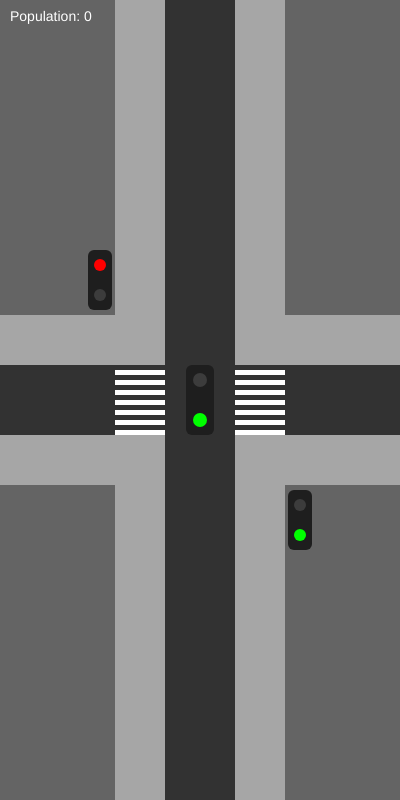
Frame 1 (no input)
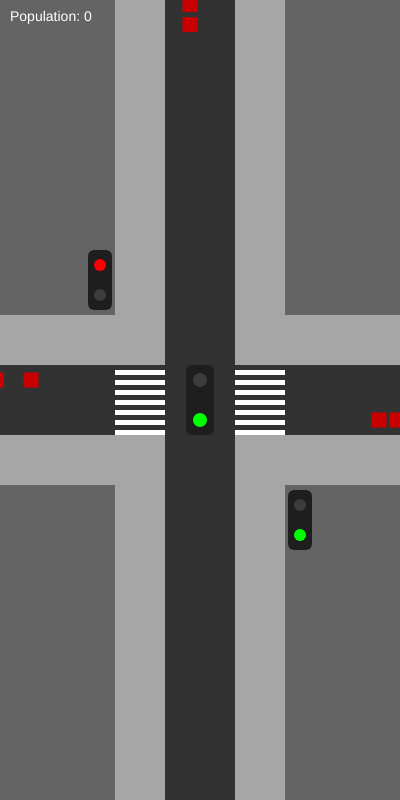
Frame 60 (no input)
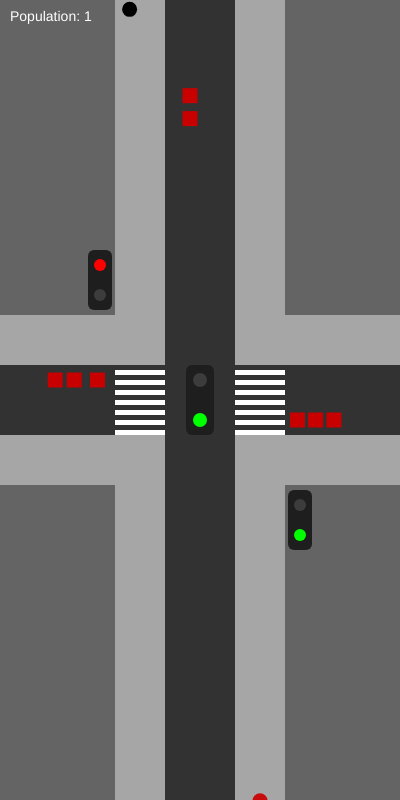
Frame 120 (the mouse pressed at the canvas centre since frame 60)

The p5.js sketch that drew these frames (run headless with seeded random() and noise() and a simulated clock; from frame 60 on, the mouse is pressed at the canvas centre):

// p5.js sketch
// ── sketch.js
let people = [];
let maxPeople = 60;
let spawnChance = 0.05;

let cars = [];
const NUM_CARS = 8;

let policeCar;

// curb lines
const Y_TOP_CURB = 355;
const Y_BOTTOM_CURB = 445;

// turning zone for people
const TURN_ZONE_TOP = 350;
const TURN_ZONE_BOTTOM = 450;

// intersection lanes for cars
const X_CENTER_LEFT   = 190;
const X_CENTER_RIGHT  = 210;
const Y_CENTER_TOP    = 380;
const Y_CENTER_BOTTOM = 420;

// stop lines for cars (before intersection)
const RIGHT_STOP_X = 105;
const LEFT_STOP_X  = 290;
const DOWN_STOP_Y  = 350;
const UP_STOP_Y    = 450;

function setup() {
  createCanvas(400, 800);

  // create several normal cars
  for (let i = 0; i < NUM_CARS; i++) {
    cars.push(new Car());
  }

  // create police car
  policeCar = new PoliceCar();
}

function draw() {
  background(100);
//
  policeCar.update();

  let baseIsGreen = (frameCount % 600) < 300;

  // final light states (police can override)
  let isGreen;
  let isRed;
  let verticalCarGreen;
  let horizontalCarGreen;

  if (policeCar.isOnDuty()) {
    isGreen = false;
    isRed = true;
    verticalCarGreen = false;
    horizontalCarGreen = false;
  } else {
    isGreen = baseIsGreen;
    isRed = !isGreen;
    verticalCarGreen = isGreen;
    horizontalCarGreen = !isGreen;
  }

  // sidewalks
  noStroke();
  fill(166,166,166);
  rect(115, 0, 50, 800);
  rect(235, 0, 50, 800);
  rect(0, 315, 400, 50);
  rect(0, 435, 400, 50);

  // roads
  fill(50);
  rect(165, 0, 70, 800);
  rect(0, 365, 400, 70);

  // crosswalks
  fill(255);
  for (let y = 370; y <= 430; y += 10) {
    rect(115, y, 50, 5);  // left
    rect(235, y, 50, 5);  // right
  }

  // traffic light people
  drawLightPeople(200, 400, isGreen);

  // car traffic lights:
  drawLightCar(100, 280, horizontalCarGreen); // horizontal
  drawLightCar(300, 520, verticalCarGreen);   // vertical

  // Spawning people over time
  if (people.length < maxPeople && random() < spawnChance) {
    people.push(new Person());
  }

  // update + draw people + count visible ones
  let visiblePopulation = 0;
  for (let p of people) {
    p.update(isRed);
    p.draw();

    if (p.x > 0 && p.x < width && p.y > 0 && p.y < height) {
      visiblePopulation++;
    }
  }

  // update + draw all normal cars
  for (let c of cars) {
    c.update(horizontalCarGreen, verticalCarGreen);
    c.draw();
  }

  // draw police car on top
  policeCar.draw();

  // population counter
  fill(255);
  noStroke();
  textSize(14);
  textAlign(LEFT, TOP);
  text("Population: " + visiblePopulation, 10, 10);
}

// Traffic light for people
function drawLightPeople(cx, cy, isGreen) {
  push();
  rectMode(CENTER);
  noStroke();
  fill(30);
  rect(cx, cy, 28, 70, 6);
  fill(isGreen ? 60 : color(255,0,0));
  circle(cx, cy - 20, 14);
  fill(isGreen ? color(0,255,0) : 60);
  circle(cx, cy + 20, 14);
  pop();
}

//Traffic light for cars
function drawLightCar(cx, cy, isGreen) {
  push();
  rectMode(CENTER);
  noStroke();
  fill(30);
  rect(cx, cy, 24, 60, 6);
  fill(isGreen ? 60 : color(255,0,0));
  circle(cx, cy - 15, 12);  // red
  fill(isGreen ? color(0,255,0) : 60);
  circle(cx, cy + 15, 12);  // green
  pop();
}

class Person {
  constructor() {
    if (random() < 0.5) {
      this.x = random(125, 155);
      this.isLeftLane = true;
    } else {
      this.x = random(252, 275);
      this.isLeftLane = false;
    }

    // direction: top-down or bottom-up
    if (random() < 0.5) {
      this.y  = -30;
      this.vy = random(0.5, 1.5);
    } else {
      this.y  = 830;
      this.vy = random(-1.5, -0.5);
    }

    this.vx = 0;

    // color: some are red
    this.isRedPerson = random() < 0.2; // 20% red
    if (this.isRedPerson) {
      this.color = color(200,10,10);
    } else {
      this.color = color(0);
    }

    this.ignoresRed = this.isRedPerson;

    this.size = 15;
    this.waiting = false;

    //turn in intersection
    this.willTurn = (random() < 0.30);
    this.hasTurned = false;
  }

  update(isRed) {
    // Turning logic inside intersection zone
    if (!this.hasTurned && this.willTurn &&
        this.y > TURN_ZONE_TOP && this.y < TURN_ZONE_BOTTOM) {

      let speed = max(0.5, abs(this.vy));
      if (this.isLeftLane) {
        this.vx = -speed;
      } else {
        this.vx = speed;
      }
      this.vy = 0;
      this.hasTurned = true;
      this.waiting = false;
    }

    // Curb stopping
    if (isRed && !this.hasTurned && !this.ignoresRed) {
      let inLeftLane  = (this.x >= 125 && this.x <= 155);
      let inRightLane = (this.x >= 252 && this.x <= 275);
      let inAnyLane   = inLeftLane || inRightLane;

      if (this.vy > 0 && inAnyLane && this.y < Y_TOP_CURB && this.y + this.vy >= Y_TOP_CURB) {
        this.y = Y_TOP_CURB;
        this.waiting = true;
      }

      if (this.vy < 0 && inAnyLane && this.y > Y_BOTTOM_CURB && this.y + this.vy <= Y_BOTTOM_CURB) {
        this.y = Y_BOTTOM_CURB;
        this.waiting = true;
      }
    }

    if (this.waiting && !isRed) {
      this.waiting = false;
    }

    if (!this.waiting) {
      this.x += this.vx;
      this.y += this.vy;
    }

    if (this.y < -30 || this.y > 830 || this.x < -50 || this.x > 450) {
      this.respawn();
    }
  }

  respawn() {
    if (random() < 0.5) {
      this.x = random(125, 155);
      this.isLeftLane = true;
    } else {
      this.x = random(252, 275);
      this.isLeftLane = false;
    }

    if (random() < 0.5) {
      this.y  = -30;
      this.vy = random(0.5, 1.5);
    } else {
      this.y  = 830;
      this.vy = random(-1.5, -0.5);
    }

    this.vx = 0;

    this.isRedPerson = random() < 0.2;
    if (this.isRedPerson) {
      this.color = color(200,10,10);
    } else {
      this.color = color(0);
    }
    this.ignoresRed = this.isRedPerson;

    this.waiting = false;
    this.willTurn = (random() < 0.10);
    this.hasTurned = false;
  }

  draw() {
    noStroke();
    fill(this.color);
    ellipse(this.x, this.y, this.size);
  }
}

class Car {
  constructor() {
    this.size = 15;
    this.width = this.size;
    this.height = this.size;

    this.x = 0;
    this.y = 0;
    this.vx = 0;
    this.vy = 0;
    this.dir = 'right';
    this.waiting = false;
    this.hasTurned = false;
    this.willTurn = false;

    this.blockedByAnyPerson = false;
    this.blockedByRedPerson = false;

    this.reset();
  }

  reset() {
    this.waiting = false;
    this.hasTurned = false;
    this.blockedByAnyPerson = false;
    this.blockedByRedPerson = false;

    let t = floor(random(4));
    let speed = random(1, 2.2);

    if (t === 0) {
      this.dir = 'right';
      this.y = Y_CENTER_TOP;
      this.x = -60 - random(100);
      this.vx = speed;
      this.vy = 0;
    } else if (t === 1) {
      this.dir = 'left';
      this.y = Y_CENTER_BOTTOM;
      this.x = width + 60 + random(100);
      this.vx = -speed;
      this.vy = 0;
    } else if (t === 2) {
      this.dir = 'down';
      this.x = X_CENTER_LEFT;
      this.y = -60 - random(100);
      this.vx = 0;
      this.vy = speed;
    } else {
      this.dir = 'up';
      this.x = X_CENTER_RIGHT;
      this.y = height + 60 + random(100);
      this.vx = 0;
      this.vy = -speed;
    }

    this.willTurn = (random() < 0.5);
  }

  isBlockedByCar() {
    const spacing = this.size + 4;
    let blocked = false;

    for (let other of cars) {
      if (other === this) continue;

      if (this.dir === 'right' && other.dir === 'right' &&
          abs(other.y - this.y) < 5 && other.x > this.x &&
          other.x - this.x < spacing) {
        blocked = true;
      }

      if (this.dir === 'left' && other.dir === 'left' &&
          abs(other.y - this.y) < 5 && other.x < this.x &&
          this.x - other.x < spacing) {
        blocked = true;
      }

      if (this.dir === 'down' && other.dir === 'down' &&
          abs(other.x - this.x) < 5 && other.y > this.y &&
          other.y - this.y < spacing) {
        blocked = true;
      }

      if (this.dir === 'up' && other.dir === 'up' &&
          abs(other.x - this.x) < 5 && other.y < this.y &&
          this.y - other.y < spacing) {
        blocked = true;
      }
    }

    return blocked;
  }

  checkPedestrians(lightGreen) {
    this.blockedByAnyPerson = false;
    this.blockedByRedPerson = false;

    const detectDist = 25;

    for (let p of people) {
      let halfW = this.size / 2 + p.size / 2;
      let halfH = halfW;

      if (this.dir === 'right') {
        if (abs(p.y - this.y) < halfH && p.x > this.x && p.x - this.x < detectDist) {
          this.blockedByAnyPerson = true;
          if (lightGreen && p.isRedPerson) this.blockedByRedPerson = true;
        }
      }

      if (this.dir === 'left') {
        if (abs(p.y - this.y) < halfH && p.x < this.x && this.x - p.x < detectDist) {
          this.blockedByAnyPerson = true;
          if (lightGreen && p.isRedPerson) this.blockedByRedPerson = true;
        }
      }

      if (this.dir === 'down') {
        if (abs(p.x - this.x) < halfW && p.y > this.y && p.y - this.y < detectDist) {
          this.blockedByAnyPerson = true;
          if (lightGreen && p.isRedPerson) this.blockedByRedPerson = true;
        }
      }

      if (this.dir === 'up') {
        if (abs(p.x - this.x) < halfW && p.y < this.y && this.y - p.y < detectDist) {
          this.blockedByAnyPerson = true;
          if (lightGreen && p.isRedPerson) this.blockedByRedPerson = true;
        }
      }
    }
  }

  handleTurning() {
    if (this.hasTurned || !this.willTurn) return;

    let speed = max(abs(this.vx), abs(this.vy));

    if (this.dir === 'right' &&
        this.x < X_CENTER_LEFT && this.x + this.vx >= X_CENTER_LEFT) {
      this.vx = 0;
      if (random() < 0.5) {
        this.dir = 'up';
        this.vy = -speed;
        this.x = X_CENTER_RIGHT;
      } else {
        this.dir = 'down';
        this.vy = speed;
        this.x = X_CENTER_LEFT;
      }
      this.hasTurned = true;
    }

    if (this.dir === 'left' &&
        this.x > X_CENTER_RIGHT && this.x + this.vx <= X_CENTER_RIGHT) {
      this.vx = 0;
      if (random() < 0.5) {
        this.dir = 'up';
        this.vy = -speed;
        this.x = X_CENTER_RIGHT;
      } else {
        this.dir = 'down';
        this.vy = speed;
        this.x = X_CENTER_LEFT;
      }
      this.hasTurned = true;
    }

    if (this.dir === 'down' &&
        this.y < Y_CENTER_TOP && this.y + this.vy >= Y_CENTER_TOP) {
      this.vy = 0;
      if (random() < 0.5) {
        this.dir = 'left';
        this.vx = -speed;
        this.y = Y_CENTER_BOTTOM;
      } else {
        this.dir = 'right';
        this.vx = speed;
        this.y = Y_CENTER_TOP;
      }
      this.hasTurned = true;
    }

    if (this.dir === 'up' &&
        this.y > Y_CENTER_BOTTOM && this.y + this.vy <= Y_CENTER_BOTTOM) {
      this.vy = 0;
      if (random() < 0.5) {
        this.dir = 'left';
        this.vx = -speed;
        this.y = Y_CENTER_BOTTOM;
      } else {
        this.dir = 'right';
        this.vx = speed;
        this.y = Y_CENTER_TOP;
      }
      this.hasTurned = true;
    }
  }

  handleStopLines(lightGreen) {
    let nextX = this.x + this.vx;
    let nextY = this.y + this.vy;

    if (!lightGreen && !this.waiting) {
      if (this.dir === 'right' &&
          this.x + this.width / 2 < RIGHT_STOP_X &&
          nextX + this.width / 2 >= RIGHT_STOP_X) {
        this.x = RIGHT_STOP_X - this.width / 2;
        this.waiting = true;
      }

      if (this.dir === 'left' &&
          this.x - this.width / 2 > LEFT_STOP_X &&
          nextX - this.width / 2 <= LEFT_STOP_X) {
        this.x = LEFT_STOP_X + this.width / 2;
        this.waiting = true;
      }

      if (this.dir === 'down' &&
          this.y + this.height / 2 < DOWN_STOP_Y &&
          nextY + this.height / 2 >= DOWN_STOP_Y) {
        this.y = DOWN_STOP_Y - this.height / 2;
        this.waiting = true;
      }

      if (this.dir === 'up' &&
          this.y - this.height / 2 > UP_STOP_Y &&
          nextY - this.height / 2 <= UP_STOP_Y) {
        this.y = UP_STOP_Y + this.height / 2;
        this.waiting = true;
      }
    }

    if (this.waiting && lightGreen) {
      this.waiting = false;
    }
  }

  update(horizontalGreen, verticalGreen) {
    this.handleTurning();

    let lightGreen =
      (this.dir === 'right' || this.dir === 'left')
        ? horizontalGreen
        : verticalGreen;

    this.handleStopLines(lightGreen);

    let blockedByCar = this.isBlockedByCar();
    this.checkPedestrians(lightGreen);

    if (!this.waiting && !blockedByCar && !this.blockedByAnyPerson) {
      this.x += this.vx;
      this.y += this.vy;
    }

    if (this.x < -80 || this.x > width + 80 ||
        this.y < -80 || this.y > height + 80) {
      this.reset();
    }
  }

  draw() {
    // car body
    push();
    rectMode(CENTER);
    noStroke();
    fill(200, 0, 0);
    rect(this.x, this.y, this.size, this.size);
    pop();

    //text
    if (this.blockedByRedPerson) {
      let boxW = 40;
      let boxH = 18;
      let boxY = this.y - this.size - boxH / 2 - 2;

      push();
      rectMode(CENTER);
      noStroke();
      fill(0);
      rect(this.x, boxY, boxW, boxH, 3);
      fill(255, 0, 0);
      textAlign(CENTER, CENTER);
      textSize(10);
      text("move", this.x, boxY);
      pop();
    }
  }
}

//police
class PoliceCar {
  constructor() {
    this.size = 18;
    this.x = -80;
    this.y = Y_CENTER_TOP + 5;
    this.vx = 0;
    this.vy = 0;
    this.speed = 3;
    this.moving = false;
    this.nextSpawnTime = millis() + 10000;
  }

  isOnDuty() {
    return this.moving;
  }

  startRun() {
    this.moving = true;

    let horizontal = random() < 0.5;

    if (horizontal) {
      let dirRight = random() < 0.5;
      let laneTop = random() < 0.5;
      this.y = (laneTop ? Y_CENTER_TOP : Y_CENTER_BOTTOM) + 5;

      if (dirRight) {
        this.x = -80;
        this.vx = this.speed;
      } else {
        this.x = width + 80;
        this.vx = -this.speed;
      }
      this.vy = 0;
    } else {
      let dirDown = random() < 0.5;
      let laneLeft = random() < 0.5;
      this.x = laneLeft ? X_CENTER_LEFT : X_CENTER_RIGHT;

      if (dirDown) {
        this.y = -80;
        this.vy = this.speed;
      } else {
        this.y = height + 80;
        this.vy = -this.speed;
      }
      this.vx = 0;
    }
  }

  update() {
    let now = millis();

    if (this.moving) {
      this.x += this.vx;
      this.y += this.vy;

      if (this.x < -100 || this.x > width + 100 ||
          this.y < -100 || this.y > height + 100) {
        this.moving = false;
        this.nextSpawnTime = now + 10000;
      }
    } else {
      if (now >= this.nextSpawnTime) {
        this.startRun();
      }
    }
  }

  draw() {
    if (!this.moving) return;

    push();
    rectMode(CENTER);
    noStroke();

    // police car body
    fill(30, 30, 120);
    rect(this.x, this.y, this.size * 1.6, this.size, 4);

    // flashing siren lights
    let blink = (frameCount % 20) < 10;

    fill(blink ? color(255, 0, 0) : color(80));
    rect(this.x - this.size * 0.5, this.y - this.size * 0.7,
         this.size * 0.4, this.size * 0.3, 2);

    fill(blink ? color(0, 150, 255) : color(80));
    rect(this.x + this.size * 0.5, this.y - this.size * 0.7,
         this.size * 0.4, this.size * 0.3, 2);

    pop();
  }
}
